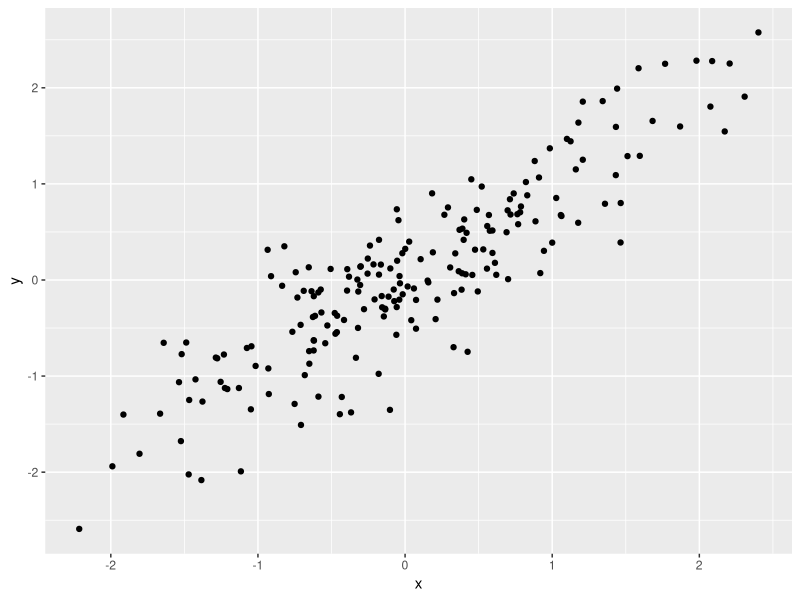

This figure's R source:
## ---- chunk 1
# Fix the seed for the random number generator (for reproducibility).
set.seed(1)

# Let's generate 200 pairs of random numbers.
N <- 200
random_numbers <- matrix(ncol=2, rnorm(n=2 * N))

# Generate a simple covariance matrix, and take its Cholesky decomposition so
# we can use it to generate correlated random draws.
covariance <- matrix(c(1, 0.9, 0.9, 1), nrow=2)
cholesky <- chol(covariance)
d <- data.frame(random_numbers %*% cholesky)
names(d) <- c('x', 'y')

# Make a simple scatterplot.
require(ggplot2)
print(ggplot(data=d, aes(x=x, y=y)) + geom_point())
